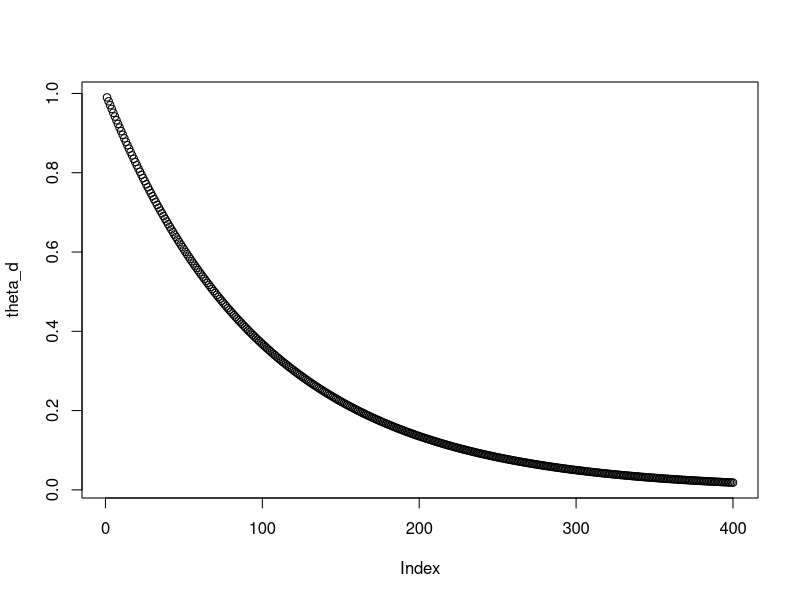
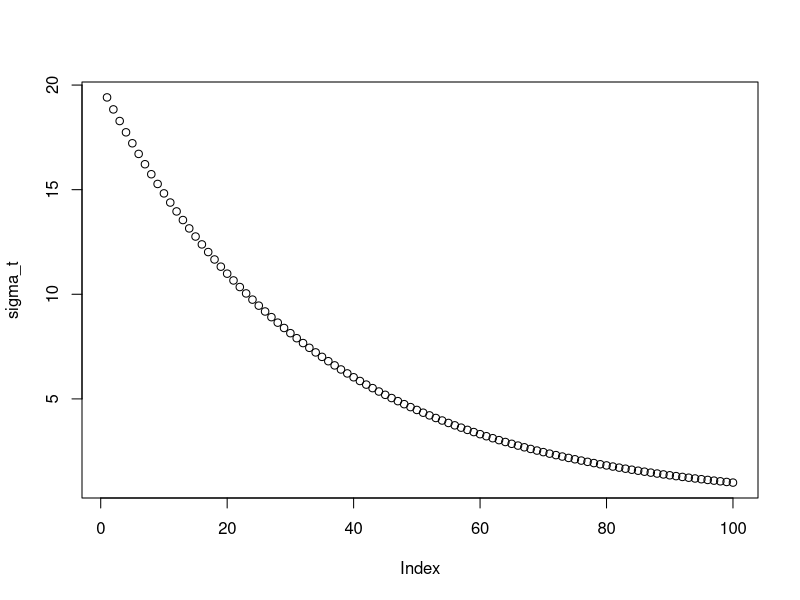

The R script that drew these images, in order:
## ---- chunk 1
knitr::opts_chunk$set(echo = F)
library(ggplot2)
library(magrittr)
# render this file with knit("neuralnet/math.Rmd")
## ---- chunk 2
dist = 1^2:20^2 + 1^2:20^2
theta_d = exp(-dist/(2*10^2))
plot(theta_d)
## ---- chunk 3
sigma_0 = 40/2
lambda = 100 / log(sigma_0)
sigma_t = sigma_0 * exp(-(1:100)/lambda)
plot(sigma_t)
